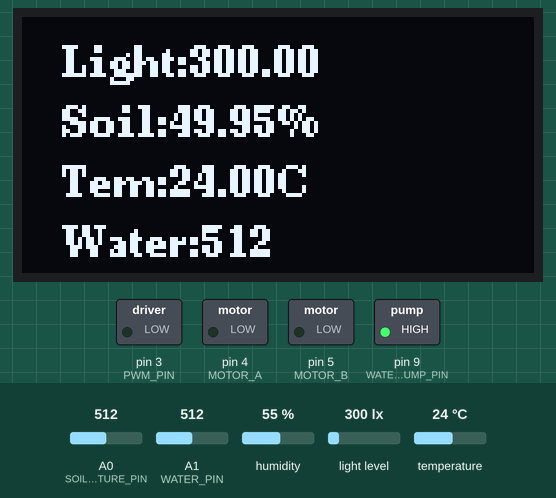
Bench run of a sketch on a simulated Arduino Uno, built with avr-gcc and run on an emulated ATmega328P. Parts: 128×64 one-colour display, switched loads named in the sketch (green lamp = pin HIGH). The test bench sets the inputs (shaded band); at power-on: A1 (WATER_PIN) = 512, light level 300 lx, temperature 24 °C, A0 (SOIL_MOISTURE_PIN) = 512, humidity 55 %. What the sketch prints to the serial monitor is not drawn.

Above: at 1.9 s.
2.0 s: A1 (WATER_PIN) set to 487
At 2.8 s:
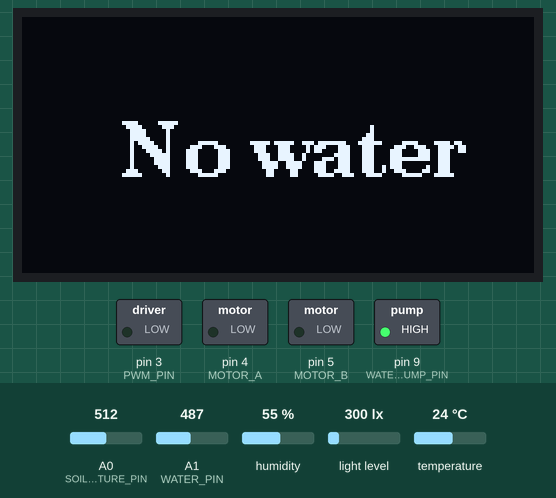
3.9 s: A1 (WATER_PIN) set to 510
At 5.3 s:
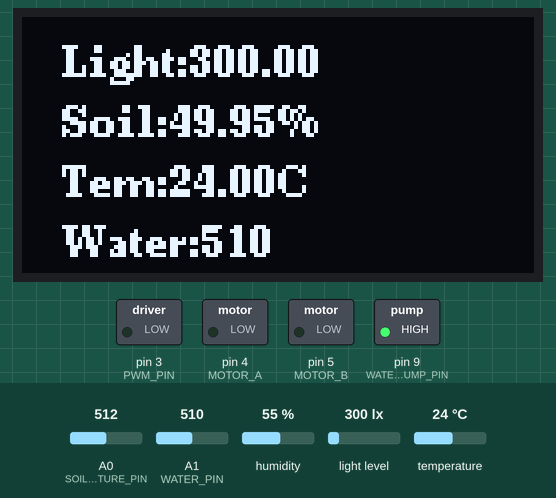
5.6 s: light level set to 432 lx
At 6.4 s:
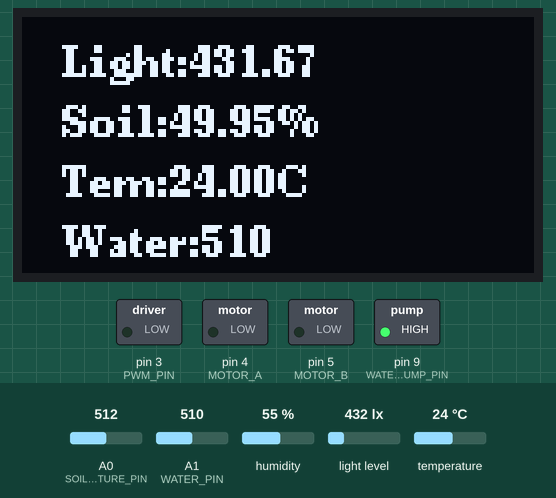
7.5 s: light level set to 476 lx
At 8.5 s:
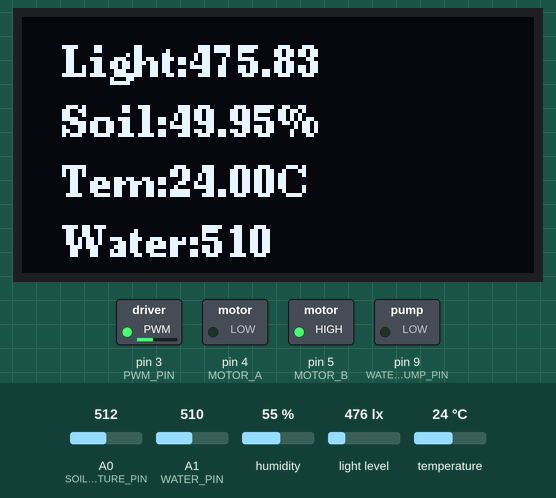
10.8 s: temperature set to 12 °C
At 12.3 s:
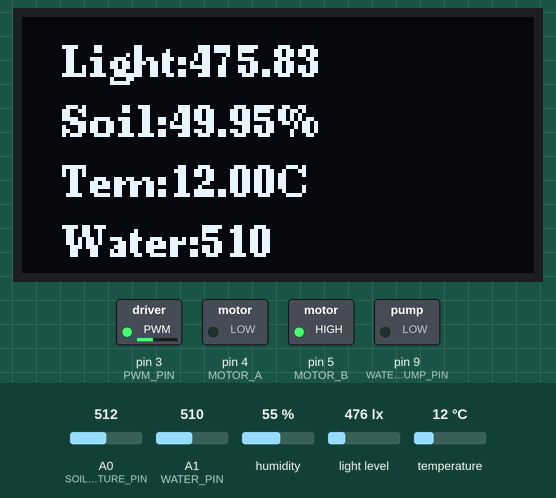
13.5 s: A0 (SOIL_MOISTURE_PIN) set to 490
At 17.3 s:
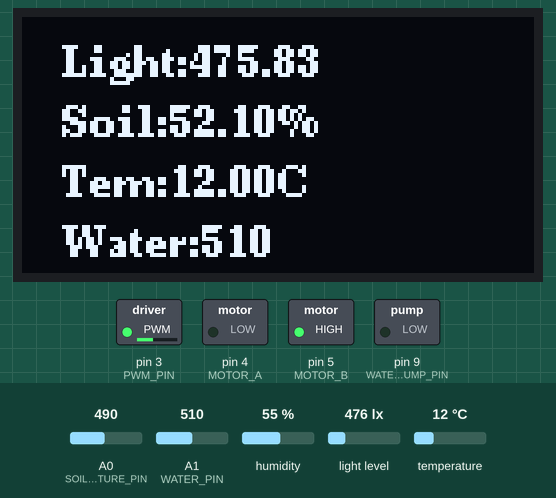
Timing chart, 0 to 17.8 s (numbered marks = the images above; inputs shaded):
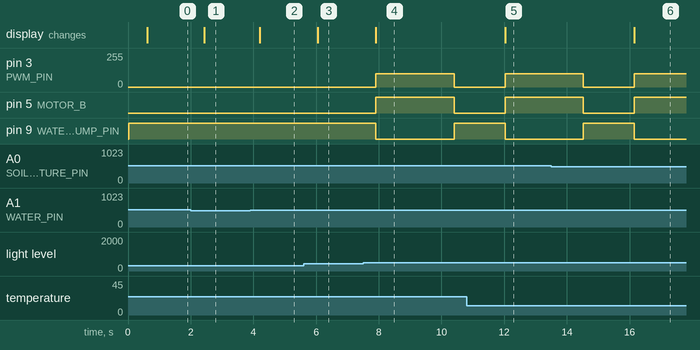

The sketch:

1.ino
```cpp
#include <Wire.h>
#include <U8g2lib.h>
#include <BH1750.h>
#include <DFRobot_DHT11.h>

#define DHT11_PIN 12
#define SOIL_MOISTURE_PIN A0
#define WATER_PUMP_PIN 9
#define WATER_PIN A1


const int MOTOR_A = 4;
const int MOTOR_B = 5;
const int PWM_PIN = 3;

DFRobot_DHT11 DHT;
U8G2_SH1106_128X64_NONAME_F_HW_I2C u8g2(U8G2_R0);
BH1750 lightMeter;

unsigned long lastUpdateTime = 0;
unsigned long updateInterval = 500;
unsigned long lastWateringTime = 0;

void setup() {
  Serial.begin(9600);
  lightMeter.begin();
  u8g2.begin();
  pinMode(SOIL_MOISTURE_PIN, INPUT);
  pinMode(WATER_PUMP_PIN, OUTPUT);
  pinMode(WATER_PIN, INPUT);
  pinMode(MOTOR_A, OUTPUT);
  pinMode(MOTOR_B, OUTPUT);
  pinMode(PWM_PIN, OUTPUT);
  digitalWrite(WATER_PUMP_PIN, HIGH);
}

void loop() {
  unsigned long currentMillis = millis();

  if (currentMillis - lastUpdateTime >= updateInterval) {
    lastUpdateTime = currentMillis;

    DHT.read(DHT11_PIN);
    int water = analogRead(WATER_PIN);
    float soilMoisture = 1 - analogRead(SOIL_MOISTURE_PIN) / 1023.0;
    float lux = lightMeter.readLightLevel();
    float temperature = DHT.temperature;

    displayData(soilMoisture, lux, temperature, water);
    waterPlant(soilMoisture, lux, water);
    datadeliver(temperature, water, lux, water);
    // Serial.println(water);
    // Serial.println(soilMoisture);
    // Serial.println(lux);
    // Serial.println(temperature);


  }
}

#define DISPLAY_X_POS 10
#define DISPLAY_Y_POS_START 15
#define DISPLAY_LINE_HEIGHT 15

void displayData(float soilMoisture, float lightIntensity, float temperature, int water) {
  u8g2.clearBuffer();

  if (water >= 500) {
    u8g2.setFont(u8g2_font_ncenB08_tr);
    u8g2.setCursor(DISPLAY_X_POS, DISPLAY_Y_POS_START);
    u8g2.print("Light:");
    u8g2.print(lightIntensity);

    u8g2.setCursor(DISPLAY_X_POS, DISPLAY_Y_POS_START + DISPLAY_LINE_HEIGHT);
    u8g2.print("Soil:");
    u8g2.print(soilMoisture * 100);
    u8g2.print("%");

    u8g2.setCursor(DISPLAY_X_POS, DISPLAY_Y_POS_START + 2 * DISPLAY_LINE_HEIGHT);
    u8g2.print("Tem:");
    u8g2.print(temperature);
    u8g2.print("°C");

    u8g2.setCursor(DISPLAY_X_POS, DISPLAY_Y_POS_START + 3 * DISPLAY_LINE_HEIGHT);
    u8g2.print("Water:");
    u8g2.print(water);

    u8g2.sendBuffer();
  } else {
    u8g2.setFont(u8g2_font_ncenB14_tr);
    u8g2.setCursor(25, 40);
    u8g2.print("No water");
    u8g2.sendBuffer();
  }
}

void waterPlant(float soilMoisture, float lightIntensity, int water) {
  unsigned long currentTime = millis();
  // 检查上次浇水时间与当前时间的间隔是否超过一天（86400000 毫秒）
  if (currentTime - lastWateringTime >= 3000) {
    // 检查浇水条件：土壤湿度低于设定值、光照强度高于设定值，并且水位足够
    if (soilMoisture < 1 && lightIntensity > 450 && water > 500) {
      // 执行浇水操作
      digitalWrite(WATER_PUMP_PIN, LOW);
      digitalWrite(MOTOR_A, LOW);
      digitalWrite(MOTOR_B, HIGH);
      analogWrite(PWM_PIN, 100);
      delay(2500);
      digitalWrite(WATER_PUMP_PIN, HIGH);
      digitalWrite(MOTOR_A, LOW);
      digitalWrite(MOTOR_B, LOW);
      analogWrite(PWM_PIN, 0);
      delay(1000);


      // 记录浇水时间
      lastWateringTime = currentTime;

    }
  }

  else {
    // 如果距离上次浇水时间不超过一天，则不进行浇水操作
    digitalWrite(WATER_PUMP_PIN, HIGH);
    digitalWrite(MOTOR_A, LOW);
    digitalWrite(MOTOR_B, LOW);
    analogWrite(PWM_PIN, 0);
    }

}
void datadeliver(float temperature,int water,float lux,float soilMoisture ){
  String data = String(temperature ) + "," + String(water) + ","+String(lux) + "," + String(soilMoisture);
  Serial.println(data); // 发送数据到ESP32

  delay(500); // 等待2秒再次发送
}
```

Measured:
- the behaviour switches between 500 and 499 on A1 (WATER_PIN) (found by bisection; images 0 and 1)
- the behaviour switches between 450 and 451 lx on light level (found by bisection; images 3 and 4)
- after the input at 2.0 s, the display: changes after 0.43 s (image 1)
- after the input at 3.9 s, the display: changes after 0.30 s (image 2)
- after the input at 5.6 s, the display: changes after 0.46 s (image 3)
- after the input at 7.5 s, pin 3 (PWM_PIN): 0/255 → 100/255 after 0.41 s, → 0/255 2.5 s later; pin 5 (MOTOR_B): LOW → HIGH after 0.41 s, → LOW 2.5 s later; pin 9 (WATER_PUMP_PIN): HIGH → LOW after 0.41 s, → HIGH 2.5 s later; the display: changes after 0.41 s (image 4)
- after the input at 10.8 s, the display: changes after 1.2 s (image 5)
- after the input at 13.5 s, the display: changes after 2.6 s (image 6)
